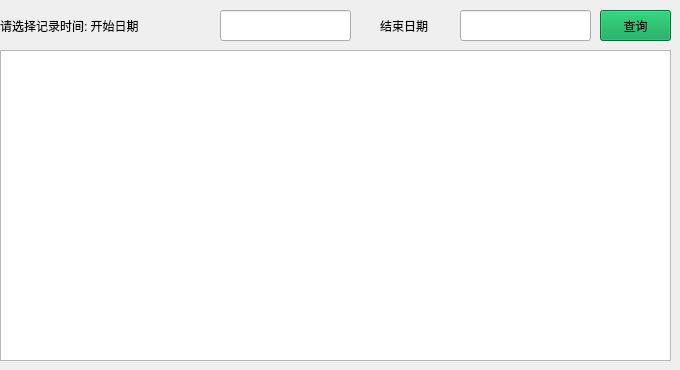
      <widget class="QWidget" name="tab">
       <attribute name="title">
        <string>剂量率记录</string>
       </attribute>
       <widget class="myLineEdit" name="lineEdit_Jll_Star_Time">
        <property name="geometry">
         <rect>
          <x>220</x>
          <y>10</y>
          <width>131</width>
          <height>31</height>
         </rect>
        </property>
       </widget>
       <widget class="myLineEdit" name="lineEdit_Jll_End_Time">
        <property name="geometry">
         <rect>
          <x>460</x>
          <y>10</y>
          <width>131</width>
          <height>31</height>
         </rect>
        </property>
       </widget>
       <widget class="QPushButton" name="Button_Jll">
        <property name="geometry">
         <rect>
          <x>600</x>
          <y>10</y>
          <width>71</width>
          <height>31</height>
         </rect>
        </property>
        <property name="styleSheet">
         <string notr="true">background-color: rgb(0, 159, 75);</string>
        </property>
        <property name="text">
         <string>查询</string>
        </property>
       </widget>
       <widget class="QLabel" name="label_86">
        <property name="geometry">
         <rect>
          <x>0</x>
          <y>10</y>
          <width>221</width>
          <height>31</height>
         </rect>
        </property>
        <property name="text">
         <string>请选择记录时间: 开始日期</string>
        </property>
       </widget>
       <widget class="QLabel" name="label_87">
        <property name="geometry">
         <rect>
          <x>380</x>
          <y>10</y>
          <width>71</width>
          <height>31</height>
         </rect>
        </property>
        <property name="text">
         <string>结束日期</string>
        </property>
       </widget>
       <widget class="QTextEdit" name="textEdit_Jll">
        <property name="geometry">
         <rect>
          <x>0</x>
          <y>50</y>
          <width>671</width>
          <height>311</height>
         </rect>
        </property>
       </widget>
      </widget>
